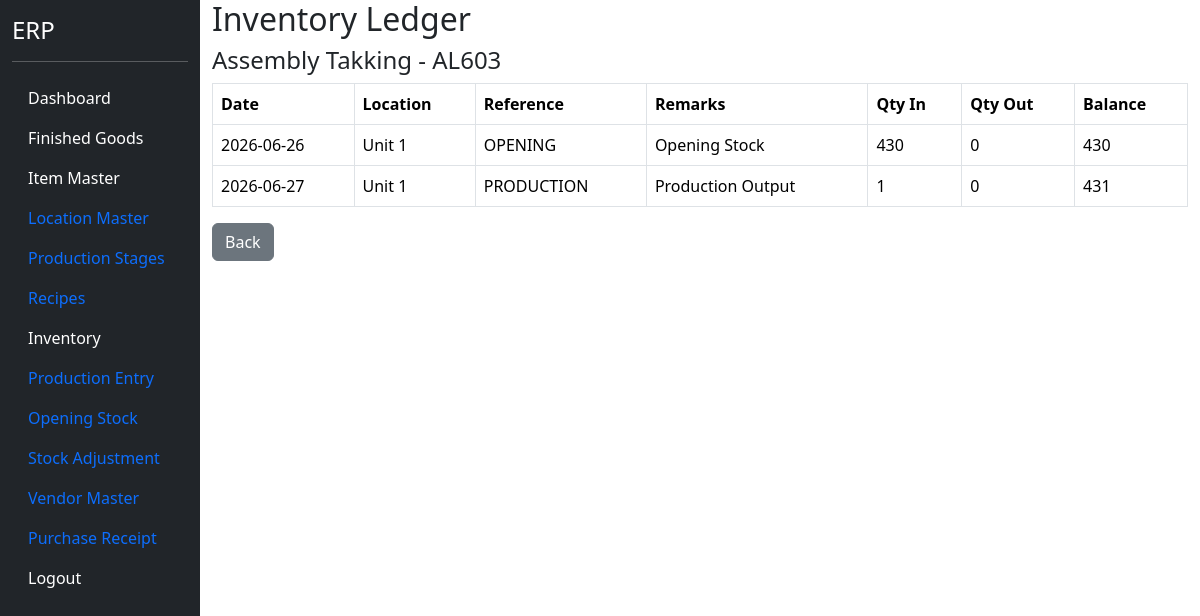
The page /inventory/7 (signed in) on the database as committed earlier.
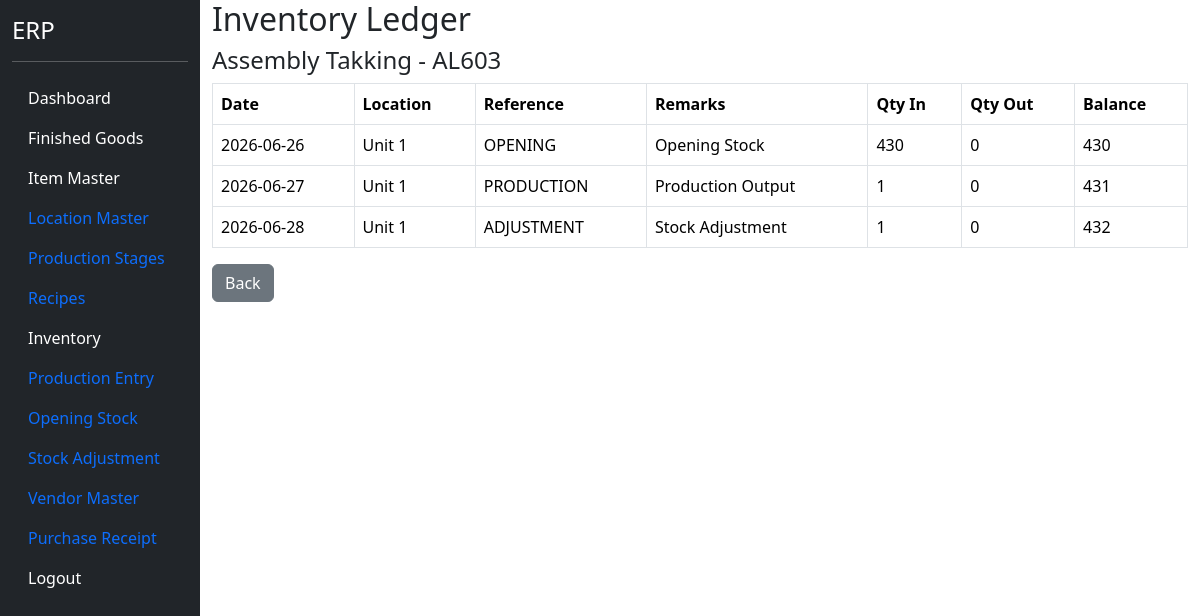
The same page on the database as committed later.
### models.py (models this page shows)
class ItemMaster(db.Model):
    __tablename__ = "item_master"
    id = db.Column(db.Integer, primary_key=True)
    item_code = db.Column(
        db.String(50),
        unique=True,
        nullable=False
    )
    item_name = db.Column(
        db.String(255),
        nullable=False
    )
    item_type = db.Column(
        db.String(50),
        nullable=False
    )
    production_stage = db.Column(
    db.String(100)
    )
    production_stage_id = db.Column(
    db.Integer,
    db.ForeignKey(
        "production_stage_master.id"
    ),
    nullable=True
    )
    production_stage_rel = db.relationship(
    "ProductionStageMaster"
    )
    unit = db.Column(
        db.String(20),
        nullable=False
    )
    finished_good_id = db.Column(
    db.Integer,
    db.ForeignKey("finished_goods.id"),
    nullable=True
    )
    hsn_code = db.Column(
    db.String(20)
    )
    gst_rate = db.Column(
    db.Float,
    default=18
    )
    active = db.Column(
        db.Boolean,
        default=True
    )

class InventoryLedger(db.Model):
    __tablename__ = "inventory_ledger"
    id = db.Column(
        db.Integer,
        primary_key=True
    )
    trans_date = db.Column(
        db.Date,
        nullable=False
    )
    item_id = db.Column(
        db.Integer,
        db.ForeignKey("item_master.id"),
        nullable=False
    )
    location_id = db.Column(
        db.Integer,
        db.ForeignKey("location_master.id"),
        nullable=False
    )
    qty_in = db.Column(
        db.Float,
        default=0
    )
    qty_out = db.Column(
        db.Float,
        default=0
    )
    reference_type = db.Column(
        db.String(50)
    )
    reference_id = db.Column(
        db.Integer
    )
    remarks = db.Column(
        db.String(500)
    )
    item = db.relationship(
        "ItemMaster"
    )
    location = db.relationship(
        "LocationMaster"
    )

class LocationMaster(db.Model):
    __tablename__ = "location_master"
    id = db.Column(
        db.Integer,
        primary_key=True
    )
    location_code = db.Column(
        db.String(20),
        unique=True,
        nullable=False
    )
    location_name = db.Column(
        db.String(100),
        nullable=False
    )
    active = db.Column(
        db.Boolean,
        default=True
    )

### blueprints/masters/routes.py (the view)
@masters_bp.route("/inventory/<int:item_id>")
@login_required
def inventory_detail(item_id):
    item = ItemMaster.query.get_or_404(item_id)
    ledger_rows = InventoryLedger.query.filter_by(
        item_id=item_id
    ).order_by(
        InventoryLedger.trans_date,
        InventoryLedger.id
    ).all()
    balance = 0
    movement = []
    for row in ledger_rows:
        balance += row.qty_in
        balance -= row.qty_out
        movement.append({
            "date": row.trans_date,
            "location": row.location.location_name,
            "reference": row.reference_type,
            "remarks": row.remarks,
            "qty_in": row.qty_in,
            "qty_out": row.qty_out,
            "balance": balance
        })
    return render_template(
        "inventory_detail.html",
        item=item,
        movement=movement
    )

### app.py (called while the page is built)
@login_manager.user_loader
def load_user(user_id):
    return User.query.get(int(user_id))

### templates/inventory_detail.html (shortened to what this page needs)
{% extends "base.html" %}
{% block content %}
<h2>
</h2>
<h4>
{{ item.item_name }}
</h4>
<table class="table table-bordered">
<thead>
<tr>
<th>Date</th>
<th>Location</th>
<th>Reference</th>
<th>Remarks</th>
<th>Qty In</th>
<th>Qty Out</th>
<th>Balance</th>
</tr>
</thead>
<tbody>
{% for row in movement %}
<tr>
<td>{{ row.date }}</td>
<td>{{ row.location }}</td>
<td>{{ row.reference }}</td>
<td>{{ row.remarks }}</td>
<td>{{ "%.0f"|format(row.qty_in) }}</td>
<td>{{ "%.0f"|format(row.qty_out) }}</td>
<td>{{ "%.0f"|format(row.balance) }}</td>
</tr>
{% endfor %}
</tbody>
</table>
<a
href="/inventory"
class="btn btn-secondary">
Back
</a>
{% endblock %}

### templates/base.html (shortened to what this page needs)
<!DOCTYPE html>
<html>
<head>
<link href="https://cdn.jsdelivr.net/npm/bootstrap@5.3.3/dist/css/bootstrap.min.css" rel="stylesheet">
</head>
<body>
<div class="container-fluid">
<div class="row">
<div class="col-2 bg-dark text-white vh-100">
<h4 class="mt-3">ERP</h4>
<hr>
<ul class="nav flex-column">
<li class="nav-item">
<a class="nav-link text-white"
href="/dashboard">
Dashboard
</a>
</li>
<li class="nav-item">
<a class="nav-link text-white"
href="/finished-goods">
Finished Goods
</a>
</li>
<li class="nav-item">
    <a class="nav-link text-white"
       href="/items">
       Item Master
    </a>
</li>
<li class="nav-item">
    <a class="nav-link" href="/locations">
        Location Master
    </a>
</li>
<li class="nav-item">
    <a href="/production-stages"
       class="nav-link">
        Production Stages
    </a>
</li>
<li class="nav-item">
    <a href="/recipes"
       class="nav-link">
        Recipes
    </a>
</li>
<li class="nav-item">
    <a href="/inventory"
       class="nav-link text-white">
        Inventory
    </a>
</li>
<li class="nav-item">
    <a href="/production"
       class="nav-link">
        Production Entry
    </a>
</li>
<li class="nav-item">
    <a href="/opening-stock"
       class="nav-link">
        Opening Stock
    </a>
</li>
<li class="nav-item">
    <a href="/stock-adjustment"
       class="nav-link">
        Stock Adjustment
    </a>
</li>
<li class="nav-item">
    <a href="/vendors"
       class="nav-link">
        Vendor Master
    </a>
</li>
<li class="nav-item">
    <a href="/purchase-receipt"
       class="nav-link">
        Purchase Receipt
    </a>
</li>
<li class="nav-item">
<a class="nav-link text-white"
href="/logout">
Logout
</a>
</li>
</ul>
</div>
<div class="col-10">
{% block content %}
{% endblock %}
</div>
</div>
</div>
</body>
</html>

Rows that differ between the two databases and show on the page:
added InventoryLedger: date "2026-06-28", reference "ADJUSTMENT", remarks "Stock Adjustment", qty_in "1", qty_out "0"
Other text that changed with them:
new list line: "Unit 1"
new list line: "432"
